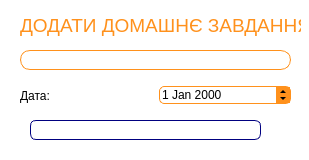
<?xml version="1.0" encoding="UTF-8"?>
<ui version="4.0">
 <class>AddHomeWork</class>
 <widget class="QDialog" name="AddHomeWork">
  <property name="geometry">
   <rect>
    <x>0</x>
    <y>0</y>
    <width>309</width>
    <height>160</height>
   </rect>
  </property>
  <property name="windowTitle">
   <string>Add homework</string>
  </property>
  <property name="styleSheet">
   <string notr="true">QDialog {
background-color: white;
}</string>
  </property>
  <widget class="QLineEdit" name="leHomeWork">
   <property name="enabled">
    <bool>true</bool>
   </property>
   <property name="geometry">
    <rect>
     <x>20</x>
     <y>50</y>
     <width>271</width>
     <height>20</height>
    </rect>
   </property>
   <property name="styleSheet">
    <string notr="true">QLineEdit:enabled{
border: 1px solid #ff911c;
 border-radius:10px;
 background-color: palette(base);
}

QLineEdit:disabled{
 border-radius:10px;
border: 1px solid #CCCCCC; 
background-color: palette(base);
}</string>
   </property>
  </widget>
  <widget class="QLabel" name="label">
   <property name="geometry">
    <rect>
     <x>20</x>
     <y>10</y>
     <width>281</width>
     <height>31</height>
    </rect>
   </property>
   <property name="font">
    <font>
     <pointsize>14</pointsize>
     <weight>50</weight>
     <bold>false</bold>
     <underline>false</underline>
    </font>
   </property>
   <property name="styleSheet">
    <string notr="true">QLabel {
color: #ff911c;
}</string>
   </property>
   <property name="text">
    <string>ДОДАТИ ДОМАШНЄ ЗАВДАННЯ</string>
   </property>
  </widget>
  <widget class="QPushButton" name="btnOK">
   <property name="enabled">
    <bool>true</bool>
   </property>
   <property name="geometry">
    <rect>
     <x>30</x>
     <y>120</y>
     <width>231</width>
     <height>20</height>
    </rect>
   </property>
   <property name="cursor">
    <cursorShape>PointingHandCursor</cursorShape>
   </property>
   <property name="styleSheet">
    <string notr="true">QPushButton {
     color: #ffffff;
     font-weight: bold;
     border: 1px solid #8f8f91;
     border-radius: 6px;
     background-color: qlineargradient(x1: 0, y1: 0, x2: 0, y2: 1,
                                       stop: 0 #ffebb0, stop: 1  #ff911c);
     min-width: 80px;
 }

 QPushButton:pressed {
     background-color: qlineargradient(x1: 0, y1: 0, x2: 0, y2: 1,
                                       stop: 0  #ff911c, stop: 1 #ffebb0);
 }

 QPushButton:flat {
     border: none; /* для плоской кнопки границы нет */
 }

 QPushButton:default {
     border-color: navy; /* делаем кнопку по умолчанию выпуклой */
 }


</string>
   </property>
   <property name="text">
    <string>OK</string>
   </property>
  </widget>
  <widget class="QWidget" name="">
   <property name="geometry">
    <rect>
     <x>20</x>
     <y>80</y>
     <width>271</width>
     <height>31</height>
    </rect>
   </property>
   <layout class="QHBoxLayout" name="horizontalLayout">
    <item>
     <widget class="QLabel" name="label_2">
      <property name="text">
       <string>Дата: </string>
      </property>
     </widget>
    </item>
    <item>
     <widget class="QDateEdit" name="dateEdit">
      <property name="enabled">
       <bool>true</bool>
      </property>
      <property name="sizePolicy">
       <sizepolicy hsizetype="Minimum" vsizetype="Maximum">
        <horstretch>0</horstretch>
        <verstretch>3</verstretch>
       </sizepolicy>
      </property>
      <property name="cursor">
       <cursorShape>PointingHandCursor</cursorShape>
      </property>
      <property name="styleSheet">
       <string notr="true">QDateEdit:enabled {
 border: 1px solid #ff911c;
 border-radius: 5px;
 background-color: white;
 }
QDateEdit:disabled {
 border: 1px solid #CCCCCC;
 border-radius: 5px;
 background-color: white;
 }

QDateEdit::up-arrow:enabled { 
border-left: 3px solid none;
border-right: 3px solid none;
 border-bottom: 3px solid black; 
width: 0px;
 height: 0px; 
}
QDateEdit::up-arrow:disabled { 
border-left: 3px solid none;
border-right: 3px solid none;
 border-bottom: 3px solid black; 
width: 0px;
 height: 0px; 
}


QDateEdit::up-button:enabled {
 width: 14px; 
height: 9px; 
background-color: #FF911C;
}
QDateEdit::up-button:disabled {
 width: 14px; 
height: 9px; 
background-color: #CCCCCC;
}

QDateEdit::up-button:hover {
 background-color: #FFD65E;
 border-top-right-radius: 5px; /* same radius as the QComboBox */
}
 
QDateEdit::down-arrow:enabled { 
border-left: 3px solid none;
border-right: 3px solid none; 
border-top: 3px solid black; 
width: 0px; 
height: 0px; 
}

QDateEdit::down-arrow:disabled { 
border-left: 3px solid none;
border-right: 3px solid none; 
border-top: 3px solid black; 
width: 0px; 
height: 0px; 
}


QDateEdit::down-button:enabled { 
width: 14px; 
height: 9px;
 background-color: #FF911C;
}
QDateEdit::down-button:disabled { 
width: 14px; 
height: 9px;
 background-color: #CCCCCC;
}
QDateEdit::down-button:hover {
 background-color: #FFD65E;
 border-bottom-right-radius: 3px;
}

QDateEdit::up-arrow:hover { 
border-left: 3px solid none;
border-right: 3px solid none;
 border-bottom: 3px solid black;
 width: 0px; 
height: 0px; 
}
QDateEdit::down-arrow:hover {
 border-left: 3px solid none;
border-right: 3px solid none;
 border-top: 3px solid black;
 width: 0px;
 height: 0px; 
}</string>
      </property>
     </widget>
    </item>
   </layout>
  </widget>
 </widget>
 <resources/>
 <connections/>
</ui>
